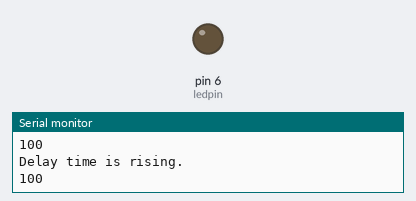
The sketch below on a simulated Arduino Uno, built with avr-gcc and run on an emulated ATmega328P. Parts: output pins drawn as LEDs (lit = HIGH), the last lines printed to the serial monitor.

Above: at 0.55 s.
At 37.4 s:
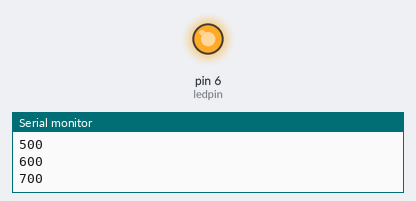
Timing chart, 0 to 38.9 s (numbered marks = the images above):
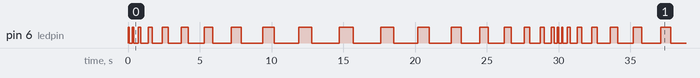

Measured:
- by itself, pin 6 (ledpin): moves between LOW and HIGH, repeating every 29.9 s
- by itself, everything shown: repeats every 29.9 s, in 38 steps

The sketch:

DelayTimeChange.ino
```cpp
int ledpin=6;
int delayt=100;
void setup(){
  pinMode(ledpin,OUTPUT);
  Serial.begin(9600);
}
void ledf(){Serial.println(delayt);
  digitalWrite(ledpin,HIGH);
  delay(delayt);
  digitalWrite(ledpin,LOW);
  delay(delayt);}
void delay(){
  while(true){
    Serial.println("Delay time is rising.");break;}
  while(true){delay(delayt);
      ledf();
    delayt+=100;if(delayt==1000){break;}}
   if(delayt==1000){
    while(true){
      Serial.println("Delay time is falling.");break;}
    while(true){delay(delayt);
      ledf();
      delayt-=100;if(delayt==100){break;}}}

}
void loop(){
ledf();
delay();
}
```
